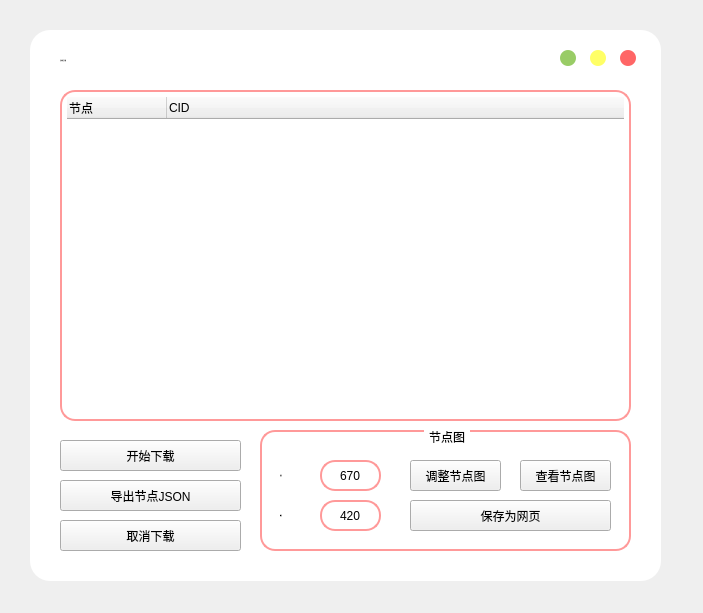
<?xml version="1.0" encoding="UTF-8"?>
<ui version="4.0">
 <class>Form</class>
 <widget class="QWidget" name="Form">
  <property name="geometry">
   <rect>
    <x>0</x>
    <y>0</y>
    <width>703</width>
    <height>613</height>
   </rect>
  </property>
  <property name="windowTitle">
   <string>互动视频下载</string>
  </property>
  <property name="windowIcon">
   <iconset resource="images_dl.qrc">
    <normaloff>:/Icon/images/bilidownloader.ico</normaloff>:/Icon/images/bilidownloader.ico</iconset>
  </property>
  <property name="styleSheet">
   <string notr="true">*{
	font: 14px &quot;Microsoft YaHei&quot;;
	color:rgb(0, 0, 0);
}
/* 主体颜色
.QWidget#centralwidget{
	background-color: rgb(156, 156, 156);
	border-radius:20px;
} */
QLabel{
	color: rgb(0, 0, 0);
}

.QWidget#mainwidget{
	background-color: rgb(255, 255, 255);
	border-radius:20px;
}

/* 编辑框样式 */
QLineEdit{
	color: rgb(0, 0, 0);
	background-color: rgb(255, 255, 255);
	border-radius: 15px;
	border: 2px solid rgb(255, 153, 153);
	padding-left: 5px;
	padding-right: 5px;
}
QLineEdit:hover{
	color: rgb(0, 0, 0);
	background-color: rgb(255, 238, 238);
}

/* 按钮样式 */
QPushButton[flat=&quot;false&quot;]{
	background-color: rgb(255, 153, 153);
	color: rgb(255, 255, 255);
	border-radius: 15px;
	font: 15px &quot;Microsoft YaHei&quot;;
}
QPushButton:hover{
	background-color: qlineargradient(spread:pad, x1:0, y1:0, x2:1, y2:1, stop:0 rgba(255, 153, 153, 255), stop:1 rgba(255, 136, 136, 255));
}
QPushButton:pressed{
	background-color: qlineargradient(spread:pad, x1:0, y1:0, x2:1, y2:1, stop:0 rgba(190, 115, 115, 255), stop:1 rgba(255, 153, 153, 255));
}
QPushButton#btnclose{
	background-color: rgb(255, 102, 102);
	border-radius:8px;
}
QPushButton#btnclose:pressed{
	background-color: rgb(200, 80, 80);
}
QPushButton#btnmax{
	background-color: rgb(255, 255, 102);
	border-radius:8px;
}
QPushButton#btnmax:pressed{
	background-color: rgb(195, 195, 78);
}
QPushButton#btnmin{
	background-color: rgb(153, 204, 102);
	border-radius:8px;
}
QPushButton#btnmin:pressed{
	background-color: rgb(126, 168, 83);
}

/* 进度条样式 */
QProgressBar{
	border: 2px solid rgb(255, 153, 153);
	height: 10px;
	background-color: rgb(255, 255, 255);
	font: 16px &quot;Microsoft YaHei&quot;;
	border-radius:6px;
	color: rgb(0, 0, 0);
}
QProgressBar::chunk{
	background-color: rgb(255, 204, 153);
	border-radius:6px;
}

/* 选择表样式 */
QListWidget{
	border: 2px solid rgb(255, 153, 153);
	border-radius:15px;
	padding: 5px;
	background-color: rgb(255, 255, 255);
}
QListWidget::item{
	border: 1px dashed rgb(255, 204, 153);
	border-radius: 5px;
	color: rgb(0, 0, 0);
	background-color: rgb(255, 255, 255);
}
QListWidget::item:hover{
	color: rgb(0, 0, 0);
	background-color: rgb(255, 204, 153);
}
QListWidget::item:focus{
	color: rgb(0, 0, 0);
}

/* 选择框样式 */
QComboBox{
	border-radius: 15px;
	border: 2px solid rgb(255, 153, 153);
	padding-left: 5px;
	padding-right: 5px;
	color: rgb(0, 0, 0);
	background-color: rgb(255, 255, 255);
}
QComboBox:hover{
	color: rgb(0, 0, 0);
	background: rgb(255, 238, 238)
}
QComboBox QAbstractItemView{
	border: 2px solid rgb(255, 153, 153);
	selection-background-color: rgb(255, 204, 153)
}
QComboBox::drop-down {
     subcontrol-origin: padding;
     subcontrol- position :  top  left;
     width :  28px ;
     border: none;
}
QComboBox::down-arrow{
	image: url(:/combo/images/dd.png);
}
QComboBox::down-arrow:hover{
	image: url(:/combo/images/dd1.png);
}
QComboBox::down-arrow:pressed{
	image: url(:/combo/images/dd2.png);
}

/* 文本框样式 */
QPlainTextEdit{
	border-radius: 15px;
	border: 2px solid rgb(255, 153, 153);
	padding: 5px;
	color: rgb(0, 0, 0);
	background-color: rgb(255, 255, 255);
}

/* Title Frame样式 */
QFrame#title{
	background-image: url(:/title/images/title.png);
	border: none;
}

/* 分组框样式 */
QGroupBox{
	border: 2px solid rgb(255, 153, 153);
	border-radius: 15px;
	margin-top: 2ex;
}
QGroupBox::title{
	subcontrol-origin: margin;
	subcontrol-position: top center;
	padding: 0 3px;
	color: rgb(0, 0, 0);
}

/* 组合框样式 */
QCheckBox{
	color: rgb(0, 0, 0);
}


/* 树形框样式 */
QTreeWidget{
	color: rgb(0, 0, 0);
	background-color: rgb(255, 255, 255);
	border: 2px solid rgb(255, 153, 153);
	border-radius: 15px;
	padding: 5px;
}
QTreeWidget::item{
	color: rgb(0, 0, 0);
	background-color: rgb(255, 255, 255);
	border: 1px dashed rgb(255, 204, 153);
	border-radius: 5px;
}
QTreeWidget::item:hover{
	color: rgb(0, 0, 0);
	background-color: rgb(255, 204, 153);
}
</string>
  </property>
  <widget class="QWidget" name="mainwidget" native="true">
   <property name="geometry">
    <rect>
     <x>30</x>
     <y>30</y>
     <width>631</width>
     <height>551</height>
    </rect>
   </property>
   <property name="autoFillBackground">
    <bool>false</bool>
   </property>
   <property name="styleSheet">
    <string notr="true"/>
   </property>
   <widget class="QTreeWidget" name="treeWidget_4">
    <property name="geometry">
     <rect>
      <x>30</x>
      <y>60</y>
      <width>571</width>
      <height>331</height>
     </rect>
    </property>
    <property name="selectionMode">
     <enum>QAbstractItemView::SingleSelection</enum>
    </property>
    <property name="selectionBehavior">
     <enum>QAbstractItemView::SelectRows</enum>
    </property>
    <column>
     <property name="text">
      <string>节点</string>
     </property>
    </column>
    <column>
     <property name="text">
      <string>CID</string>
     </property>
    </column>
   </widget>
   <widget class="QPushButton" name="btnmax">
    <property name="geometry">
     <rect>
      <x>560</x>
      <y>20</y>
      <width>16</width>
      <height>16</height>
     </rect>
    </property>
    <property name="text">
     <string/>
    </property>
    <property name="flat">
     <bool>true</bool>
    </property>
   </widget>
   <widget class="QPushButton" name="btnmin">
    <property name="geometry">
     <rect>
      <x>530</x>
      <y>20</y>
      <width>16</width>
      <height>16</height>
     </rect>
    </property>
    <property name="text">
     <string/>
    </property>
    <property name="flat">
     <bool>true</bool>
    </property>
   </widget>
   <widget class="QPushButton" name="btnclose">
    <property name="geometry">
     <rect>
      <x>590</x>
      <y>20</y>
      <width>16</width>
      <height>16</height>
     </rect>
    </property>
    <property name="text">
     <string/>
    </property>
    <property name="flat">
     <bool>true</bool>
    </property>
   </widget>
   <widget class="QLabel" name="label_10">
    <property name="geometry">
     <rect>
      <x>30</x>
      <y>10</y>
      <width>141</width>
      <height>41</height>
     </rect>
    </property>
    <property name="font">
     <font>
      <family>微软雅黑</family>
      <pointsize>-1</pointsize>
      <weight>50</weight>
      <italic>false</italic>
      <bold>false</bold>
     </font>
    </property>
    <property name="styleSheet">
     <string notr="true">*{
	font: 18px &quot;微软雅黑&quot;;
}
</string>
    </property>
    <property name="text">
     <string>互动视频下载</string>
    </property>
   </widget>
   <widget class="QPushButton" name="btn_canceldownload">
    <property name="geometry">
     <rect>
      <x>30</x>
      <y>490</y>
      <width>181</width>
      <height>31</height>
     </rect>
    </property>
    <property name="text">
     <string>取消下载</string>
    </property>
   </widget>
   <widget class="QPushButton" name="btn_startdownload">
    <property name="geometry">
     <rect>
      <x>30</x>
      <y>410</y>
      <width>181</width>
      <height>31</height>
     </rect>
    </property>
    <property name="text">
     <string>开始下载</string>
    </property>
   </widget>
   <widget class="QPushButton" name="btn_exportJSON">
    <property name="geometry">
     <rect>
      <x>30</x>
      <y>450</y>
      <width>181</width>
      <height>31</height>
     </rect>
    </property>
    <property name="text">
     <string>导出节点JSON</string>
    </property>
   </widget>
   <widget class="QGroupBox" name="groupBox_7">
    <property name="geometry">
     <rect>
      <x>230</x>
      <y>400</y>
      <width>371</width>
      <height>121</height>
     </rect>
    </property>
    <property name="title">
     <string>节点图</string>
    </property>
    <widget class="QLineEdit" name="lineEdit_height">
     <property name="geometry">
      <rect>
       <x>60</x>
       <y>70</y>
       <width>61</width>
       <height>31</height>
      </rect>
     </property>
     <property name="text">
      <string>420</string>
     </property>
     <property name="alignment">
      <set>Qt::AlignCenter</set>
     </property>
    </widget>
    <widget class="QLineEdit" name="lineEdit_width">
     <property name="geometry">
      <rect>
       <x>60</x>
       <y>30</y>
       <width>61</width>
       <height>31</height>
      </rect>
     </property>
     <property name="inputMethodHints">
      <set>Qt::ImhNone</set>
     </property>
     <property name="text">
      <string>670</string>
     </property>
     <property name="alignment">
      <set>Qt::AlignCenter</set>
     </property>
    </widget>
    <widget class="QLabel" name="label_11">
     <property name="geometry">
      <rect>
       <x>20</x>
       <y>70</y>
       <width>31</width>
       <height>31</height>
      </rect>
     </property>
     <property name="font">
      <font>
       <family>Microsoft YaHei</family>
       <pointsize>-1</pointsize>
       <weight>50</weight>
       <italic>false</italic>
       <bold>false</bold>
      </font>
     </property>
     <property name="text">
      <string>高度</string>
     </property>
    </widget>
    <widget class="QPushButton" name="btn_adjsize">
     <property name="geometry">
      <rect>
       <x>150</x>
       <y>30</y>
       <width>91</width>
       <height>31</height>
      </rect>
     </property>
     <property name="text">
      <string>调整节点图</string>
     </property>
    </widget>
    <widget class="QLabel" name="label_12">
     <property name="geometry">
      <rect>
       <x>20</x>
       <y>30</y>
       <width>31</width>
       <height>31</height>
      </rect>
     </property>
     <property name="font">
      <font>
       <family>Microsoft YaHei</family>
       <pointsize>-1</pointsize>
       <weight>50</weight>
       <italic>false</italic>
       <bold>false</bold>
      </font>
     </property>
     <property name="text">
      <string>宽度</string>
     </property>
    </widget>
    <widget class="QPushButton" name="btn_save2html">
     <property name="geometry">
      <rect>
       <x>150</x>
       <y>70</y>
       <width>201</width>
       <height>31</height>
      </rect>
     </property>
     <property name="text">
      <string>保存为网页</string>
     </property>
    </widget>
    <widget class="QPushButton" name="btn_nodeview">
     <property name="geometry">
      <rect>
       <x>260</x>
       <y>30</y>
       <width>91</width>
       <height>31</height>
      </rect>
     </property>
     <property name="text">
      <string>查看节点图</string>
     </property>
    </widget>
   </widget>
  </widget>
 </widget>
 <resources>
  <include location="images_dl.qrc"/>
 </resources>
 <connections>
  <connection>
   <sender>btnclose</sender>
   <signal>clicked()</signal>
   <receiver>Form</receiver>
   <slot>close()</slot>
   <hints>
    <hint type="sourcelabel">
     <x>1057</x>
     <y>67</y>
    </hint>
    <hint type="destinationlabel">
     <x>568</x>
     <y>353</y>
    </hint>
   </hints>
  </connection>
  <connection>
   <sender>btn_canceldownload</sender>
   <signal>clicked()</signal>
   <receiver>Form</receiver>
   <slot>close()</slot>
   <hints>
    <hint type="sourcelabel">
     <x>285</x>
     <y>605</y>
    </hint>
    <hint type="destinationlabel">
     <x>568</x>
     <y>353</y>
    </hint>
   </hints>
  </connection>
 </connections>
</ui>
